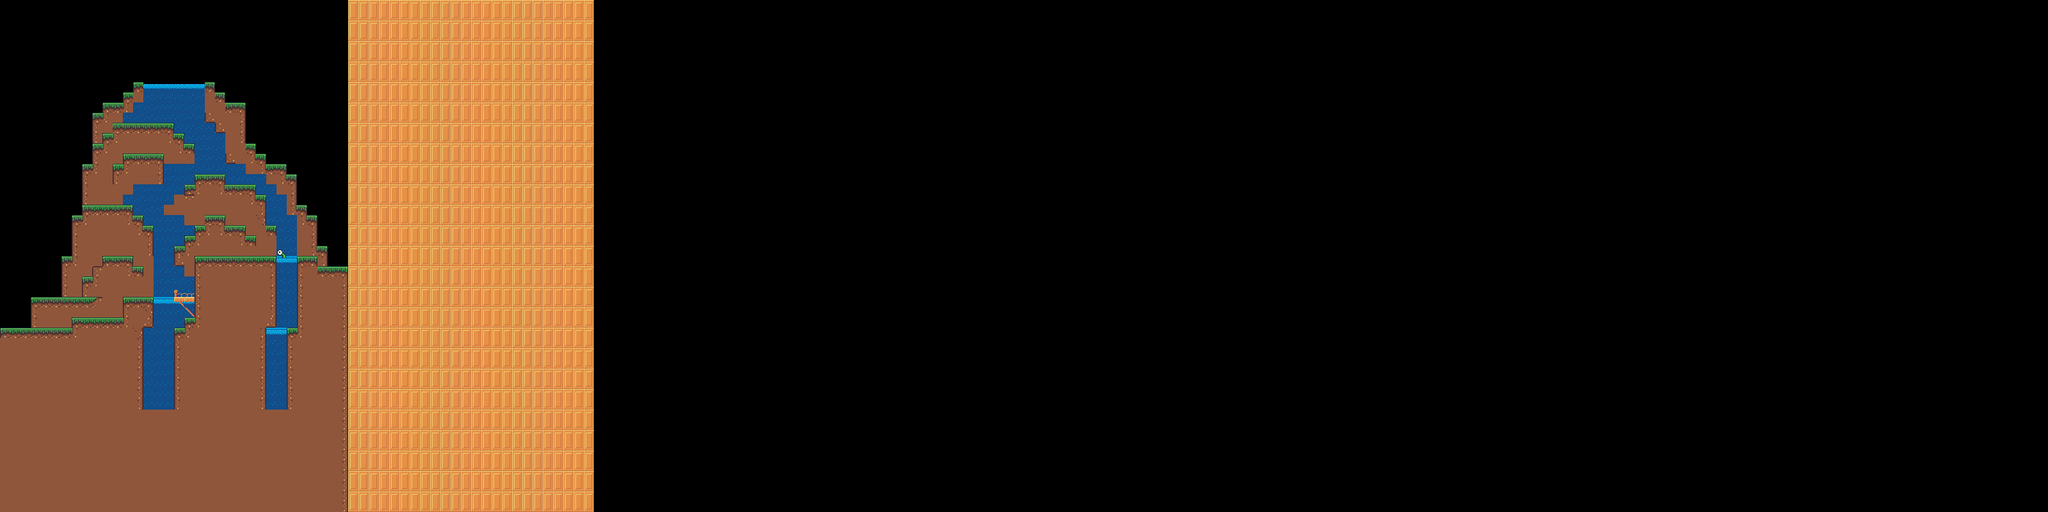

A 2D game scene composited from a Tiled map and its tileset images. What follows is a short description and the map's XML, with each tile layer's data collapsed to a summary:
An orthogonal 200x50 tile map with 16x16 px tiles, 2 tile layers (background, ground) and 19 objects (6x ID, 2x end, 2x enemy, 2x lock, 2x coin, ...).

<map version="1.10" tiledversion="1.10.2" orientation="orthogonal" renderorder="right-down" width="200" height="50" tilewidth="16" tileheight="16" infinite="0" nextlayerid="5" nextobjectid="23">
 <editorsettings>
  <export target="../levels/1.lua" format="lua" />
 </editorsettings>
 <tileset firstgid="1" name="Baru" tilewidth="16" tileheight="16" tilecount="936" columns="26">
  <image source="../../assets/images/map_tileset1.png" width="416" height="576" />
 </tileset>
 <layer id="4" name="background" width="200" height="50">
  <data>[10000 cells, 72 non-empty, 5 distinct tile ids]</data>
 </layer>
 <layer id="1" name="ground" width="200" height="50">
  <data>[10000 cells, 2327 non-empty, 27 distinct tile ids]</data>
 </layer>
 <objectgroup id="2" name="Entities">
  <properties>
   <property name="CoinNeeded" type="int" value="1" />
  </properties>
  <object id="2" name="Stone" type="stone" x="766.667" y="32.6665" width="16" height="16" />
  <object id="3" name="Spike" type="spike" x="765.334" y="157.834" width="16" height="16" />
  <object id="4" name="ID" type="ID" x="764.834" y="126.667" width="16" height="16" />
  <object id="8" name="ID" type="ID" x="224" y="624" width="16" height="16" />
  <object id="9" name="ID" type="ID" x="240" y="624" width="16" height="16" />
  <object id="10" name="ID" type="ID" x="256" y="624" width="16" height="16" />
  <object id="11" name="ID" type="ID" x="416" y="624" width="16" height="16" />
  <object id="12" name="ID" type="ID" x="432" y="624" width="16" height="16" />
  <object id="5" name="Level End" type="end" x="765.167" y="94.3335" width="16" height="16" />
  <object id="18" name="Enemy" type="enemy" x="359.167" y="364.333" width="16" height="16" />
  <object id="19" name="Enemy" type="enemy" x="767.833" y="190.333" width="16" height="16" />
  <object id="20" name="Lock" type="lock" x="766.667" y="219.333" width="16" height="16" />
  <object id="22" name="Lock" type="lock" x="232" y="456" width="8" height="8" />
  <object id="13" name="Level End" type="end" x="512" y="416" width="16" height="16" />
  <object id="6" name="Coin" type="coin" x="765.5" y="62" width="16" height="16">
   <ellipse />
  </object>
  <object id="21" name="Coin" type="coin" x="126.5" y="457" width="16" height="16">
   <ellipse />
  </object>
  <object id="7" name="Hero Spawner" type="hero_spawn" x="92" y="456.5">
   <point />
  </object>
 </objectgroup>
 <objectgroup id="3" name="Solids">
  <object id="1" x="0.727273" y="512.636">
   <properties>
    <property name="collidable" type="bool" value="true" />
   </properties>
   <polygon points="-0.181818,-0.181818 111.758,-0.242424 111.818,-16.2727 191.818,-16.2121 191.788,-48.1212 238.909,-48.1818 238.606,0.484848 223.03,14.5758 222.727,127.758 271.788,127.758 271.788,-0.242424 287.788,-0.151515 287.758,-47.6477 303.846,-48.25 303.848,-112.091 430.788,-112.303 430.939,-1.12121 415,15 414.697,127.97 447.818,127.818 447.818,-0.0606061 463.818,-44.3939 463.758,-112.242 494.818,-112.242 494.848,-96.1515 542.848,-95.9091 543.818,-416.091 558.333,-417 559,157.667 -0.666667,160.667" />
  </object>
  <object id="16" x="288.33" y="464.574">
   <properties>
    <property name="collidable" type="bool" value="true" />
   </properties>
   <polygon points="16,-0.278409 -15.8068,0.0397727 -15.875,7.88636 0,16.2614 16.0341,16.4943" />
  </object>
 </objectgroup>
</map>
